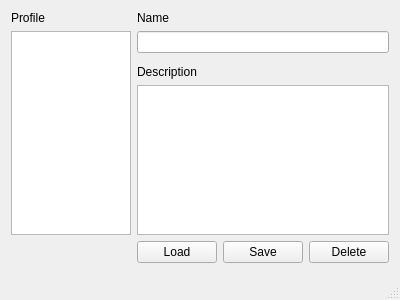
<?xml version="1.0" encoding="UTF-8"?>
<ui version="4.0">
 <class>gui_Profiles</class>
 <widget class="QDialog" name="gui_Profiles">
  <property name="windowModality">
   <enum>Qt::WindowModal</enum>
  </property>
  <property name="geometry">
   <rect>
    <x>0</x>
    <y>0</y>
    <width>400</width>
    <height>300</height>
   </rect>
  </property>
  <property name="minimumSize">
   <size>
    <width>400</width>
    <height>300</height>
   </size>
  </property>
  <property name="windowTitle">
   <string>Profile</string>
  </property>
  <property name="sizeGripEnabled">
   <bool>true</bool>
  </property>
  <layout class="QGridLayout" name="gridLayout">
   <property name="spacing">
    <number>6</number>
   </property>
   <item row="0" column="2">
    <widget class="QLabel" name="label">
     <property name="text">
      <string>Name</string>
     </property>
    </widget>
   </item>
   <item row="1" column="2">
    <widget class="QLineEdit" name="ctrl_profileName"/>
   </item>
   <item row="1" column="0" rowspan="4" colspan="2">
    <widget class="QListWidget" name="ctrl_profileList">
     <property name="sortingEnabled">
      <bool>true</bool>
     </property>
    </widget>
   </item>
   <item row="0" column="0">
    <widget class="QLabel" name="label_3">
     <property name="text">
      <string>Profile</string>
     </property>
    </widget>
   </item>
   <item row="4" column="2">
    <widget class="QPlainTextEdit" name="ctrl_profileDescription"/>
   </item>
   <item row="3" column="2">
    <widget class="QLabel" name="label_2">
     <property name="text">
      <string>Description</string>
     </property>
    </widget>
   </item>
   <item row="9" column="0" colspan="3">
    <layout class="QHBoxLayout" name="horizontalLayout_2">
     <item>
      <spacer name="horizontalSpacer">
       <property name="orientation">
        <enum>Qt::Horizontal</enum>
       </property>
       <property name="sizeHint" stdset="0">
        <size>
         <width>40</width>
         <height>20</height>
        </size>
       </property>
      </spacer>
     </item>
     <item>
      <widget class="QPushButton" name="ctrl_profileClose">
       <property name="toolTip">
        <string>Close</string>
       </property>
       <property name="styleSheet">
        <string notr="true">QPushButton {
	border: none;
	margin: 0px;
    padding: 0px;
	image: url(:/Images/icon_close.png)
}

QPushButton:hover {
	border: none;
	margin: 0px;
    padding: 0px;
	image: url(:/Images/icon_close_lite.png)
}

QPushButton:disabled {
	border: none;
	margin: 0px;
    padding: 0px;
	image: url(:/Images/icon_close_lite.png)
}</string>
       </property>
       <property name="text">
        <string/>
       </property>
      </widget>
     </item>
     <item>
      <spacer name="horizontalSpacer_2">
       <property name="orientation">
        <enum>Qt::Horizontal</enum>
       </property>
       <property name="sizeHint" stdset="0">
        <size>
         <width>40</width>
         <height>20</height>
        </size>
       </property>
      </spacer>
     </item>
    </layout>
   </item>
   <item row="8" column="2">
    <layout class="QHBoxLayout" name="horizontalLayout">
     <property name="spacing">
      <number>-1</number>
     </property>
     <item>
      <widget class="QPushButton" name="ctrl_LoadProfile">
       <property name="maximumSize">
        <size>
         <width>80</width>
         <height>16777215</height>
        </size>
       </property>
       <property name="text">
        <string>Load</string>
       </property>
      </widget>
     </item>
     <item>
      <widget class="QPushButton" name="ctrl_SaveProfile">
       <property name="maximumSize">
        <size>
         <width>80</width>
         <height>16777215</height>
        </size>
       </property>
       <property name="text">
        <string>Save</string>
       </property>
      </widget>
     </item>
     <item>
      <widget class="QPushButton" name="ctrl_EraseProfile">
       <property name="maximumSize">
        <size>
         <width>80</width>
         <height>16777215</height>
        </size>
       </property>
       <property name="text">
        <string>Delete</string>
       </property>
      </widget>
     </item>
    </layout>
   </item>
  </layout>
 </widget>
 <resources/>
 <connections/>
</ui>
